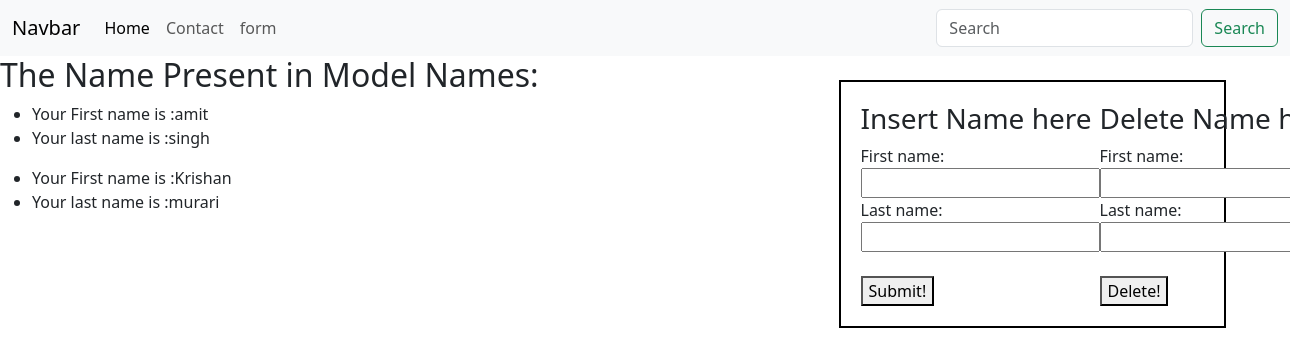
Page /contact/ on the committed database.
### app/models.py (models this page shows)
class Name(models.Model):
    fname = models.CharField( max_length=50)
    lname = models.CharField( max_length=50)

### app/views.py (the view)
# urls.py: path('contact/',views.contact,name='contact'),
def contact(request):
    data = Name.objects.all().values()
    showinfo = {"data":data}
    return render(request,'contact.html',showinfo)

### app/templates/contact.html (shortened to what this page needs)
{% extends "base.html" %}
{% block body %}
<!DOCTYPE html>
<html lang="en">
<head>
</head>
<body>
    <h2>The Name Present in Model Names:</h2>
    {% for i in data %}
    <ul>
        <li>Your First name is :{{i.fname}}</li>
        <li>Your last name is :{{i.lname}}</li>
    </ul>
    {% endfor %}
    <div class="Forms">
        <form method='POST' action='/savename/'>
            <h3>Insert Name here</h3>
            <label for="fname">First name:</label><br>
            <input type="text" id="id" name="fn"><br>
            <label for="lname">Last name:</label><br>
            <input type="text" id="ln" name="ln"><br><br>
            <button type="Submit">Submit!</button><br>
        </form>
        <form method='POST' action='/delname/'>
            <h3>Delete Name here</h3>
            <label for="fname">First name:</label><br>
            <input type="text" id="id" name="fn"><br>
            <label for="lname">Last name:</label><br>
            <input type="text" id="ln" name="ln"><br><br>
            <button type="Submit">Delete!</button><br>
        </form>
    </div>
</body>
</html>
{% endblock body %}

### app/templates/contact.html (style rules this page uses)
.Forms { position: absolute; top: 10%; right: 5%; display: flex; justfy-contect: center; align-items: center height: 100vh; width: 30vw; border: 2px solid black; padding: 20px }

### rows in the picture
Name: fname "amit", lname "singh"
Name: fname "Krishan", lname "murari"
